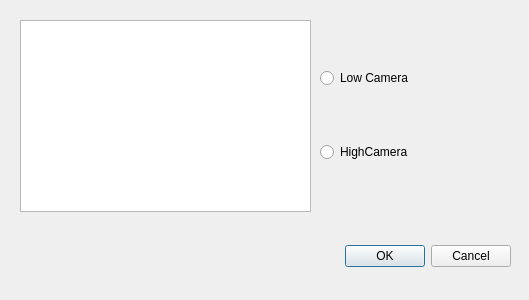
<?xml version="1.0" encoding="UTF-8"?>
<ui version="4.0">
 <class>PortDialog</class>
 <widget class="QDialog" name="PortDialog">
  <property name="windowModality">
   <enum>Qt::ApplicationModal</enum>
  </property>
  <property name="geometry">
   <rect>
    <x>0</x>
    <y>0</y>
    <width>529</width>
    <height>300</height>
   </rect>
  </property>
  <property name="windowTitle">
   <string>Choose Port</string>
  </property>
  <property name="modal">
   <bool>false</bool>
  </property>
  <widget class="QDialogButtonBox" name="buttonBox">
   <property name="geometry">
    <rect>
     <x>30</x>
     <y>240</y>
     <width>481</width>
     <height>32</height>
    </rect>
   </property>
   <property name="autoFillBackground">
    <bool>false</bool>
   </property>
   <property name="orientation">
    <enum>Qt::Horizontal</enum>
   </property>
   <property name="standardButtons">
    <set>QDialogButtonBox::Cancel|QDialogButtonBox::Ok</set>
   </property>
  </widget>
  <widget class="QWidget" name="layoutWidget">
   <property name="geometry">
    <rect>
     <x>320</x>
     <y>20</y>
     <width>191</width>
     <height>191</height>
    </rect>
   </property>
   <layout class="QVBoxLayout" name="verticalLayout">
    <item>
     <widget class="QRadioButton" name="radioButtonLow">
      <property name="text">
       <string>Low Camera</string>
      </property>
     </widget>
    </item>
    <item>
     <widget class="QRadioButton" name="radioButtonHigh">
      <property name="text">
       <string>HighCamera</string>
      </property>
     </widget>
    </item>
   </layout>
  </widget>
  <widget class="QListWidget" name="listWidget">
   <property name="geometry">
    <rect>
     <x>20</x>
     <y>20</y>
     <width>291</width>
     <height>192</height>
    </rect>
   </property>
  </widget>
 </widget>
 <resources/>
 <connections>
  <connection>
   <sender>buttonBox</sender>
   <signal>accepted()</signal>
   <receiver>PortDialog</receiver>
   <slot>accept()</slot>
   <hints>
    <hint type="sourcelabel">
     <x>248</x>
     <y>254</y>
    </hint>
    <hint type="destinationlabel">
     <x>157</x>
     <y>274</y>
    </hint>
   </hints>
  </connection>
  <connection>
   <sender>buttonBox</sender>
   <signal>rejected()</signal>
   <receiver>PortDialog</receiver>
   <slot>reject()</slot>
   <hints>
    <hint type="sourcelabel">
     <x>316</x>
     <y>260</y>
    </hint>
    <hint type="destinationlabel">
     <x>286</x>
     <y>274</y>
    </hint>
   </hints>
  </connection>
 </connections>
</ui>
